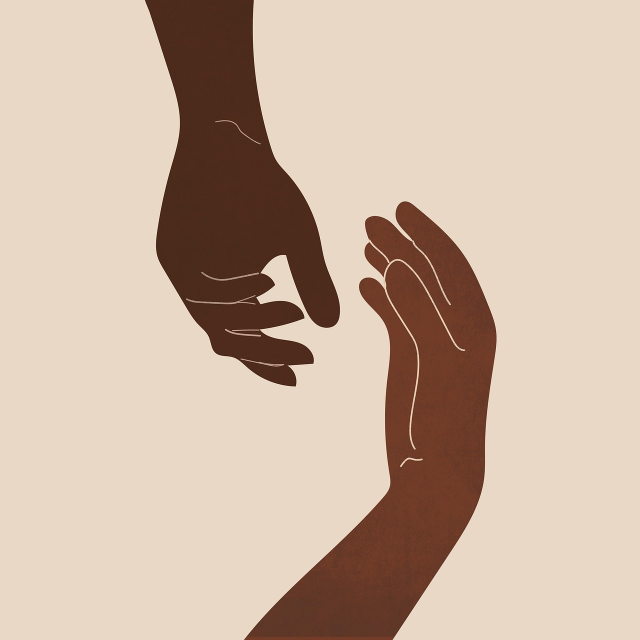
#> input picture data/sample_image.jpg, 1280 x 1280 px, found by its file name (shown at 1/2 size)
$ jupyter execute Donot_use_pillow_quantize.ipynb
#> lines starting #> are read from the running program, lines starting #| are printed output that depends on the picture
## Image Quantization using Pillow

We apply quantization to an image to reduce the number of possible color combinations in the image.

```python
Image.quantize(colors: int = 256, method: int | None = None, kmeans: int = 0, palette: Image | None = None, dither: Dither = Dither.FLOYDSTEINBERG)
```

This converts the image to 'P' mode with the specified number of colors.

**Parameters:**

* **colors** – The desired number of colors (must be ≤ 256).

* **method** – The quantization method:

  * `Quantize.MEDIANCUT` (median cut)
  * `Quantize.MAXCOVERAGE` (maximum coverage)
  * `Quantize.FASTOCTREE` (fast octree)
  * `Quantize.LIBIMAGEQUANT` (uses libimagequant; check support using `PIL.features.check_feature()` with `feature="libimagequant"`)

  By default, `Quantize.MEDIANCUT` is used.

  > **Note**: For RGBA images, `Quantize.MEDIANCUT` and `Quantize.MAXCOVERAGE` are not supported. Instead, `Quantize.FASTOCTREE` is used by default.

* **kmeans** – An integer ≥ 0, used for optional k-means clustering.

* **palette** – Quantize using the palette from a given `PIL.Image.Image`.

* **dither** – Dithering method applied when converting from mode “RGB” to “P” or from “RGB”/“L” to “1”. Options:

  * `Dither.NONE`
  * `Dither.FLOYDSTEINBERG` (default)

📚 Reference: [quantize() method](https://pillow.readthedocs.io/en/stable/reference/Image.html#PIL.Image.Image.quantize)

---

### Dithering

Dithering is used in computer graphics to simulate color depth on systems with limited palettes. In a dithered image, unavailable colors are approximated by diffusing available colored pixels, creating an illusion of more colors.

---

### ⚠️ Important Note on Not Using the Pillow Library Directly for Display

When converting a quantized image to an array and back to an image, the result may **not display correctly**. Here's why:

#### 1️⃣ Your `quantize_image`

```python
quantize_image = img.quantize(colors=6)
print(quantize_image.mode)  # Output: 'P'
```

* The image is now in **palette mode** (`'P'`).
* Each pixel is an **index** into a color palette.
* When you use `.show()`, Pillow uses the internal **palette** to render the actual colors.

#### 2️⃣ `np.array(quantize_image)` → `Image.fromarray(...)`

```python
quantize_array = np.array(quantize_image)
new_image = Image.fromarray(quantize_array)
print(new_image.mode)  # Output: 'L'
```

* `np.array()` returns just the **indices**, not the RGB color values.
* `Image.fromarray` sees a 2D array of integers and assumes mode `'L'` (grayscale).
* No palette is attached, so `.show()` displays grayscale values, **not** the original colors.

[cell 1]
import numpy as np
from PIL import Image

filename = "sample_image.jpg"

[cell 2]
image = Image.open(filename)
#> image is the input picture: PIL image 1280x1280 RGB; mean R, G, B 203.1, 180.8, 163.1
image = image.resize((200, 200))
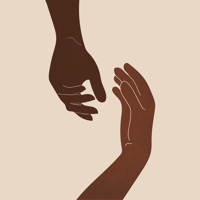
#> image: PIL image 200x200 RGB; mean R, G, B 203.1, 180.8, 163.1
image

[cell 3]
# Quanitize image to reduce the number of colors
quantized_image = image.quantize(colors=6)
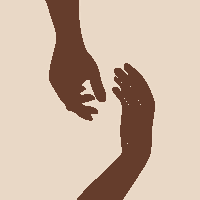
#> quantized_image: PIL image 200x200 P; mean R, G, B 204.6, 182.6, 164.8
quantized_image

[cell 4]
quantize_array = np.array(quantized_image)
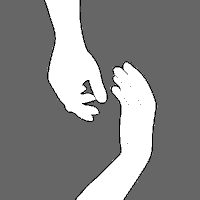
#> quantize_array: shape (200, 200); min 0, max 5, mean 2.63; drawn with min black and max white
print("Shape  of quantize array: ", quantize_array.shape)
#| Shape  of quantize array:  (200, 200)
print("Unique element in R: ", np.unique(quantize_array))
#| Unique element in R:  [0 1 2 3 4 5]

[cell 5]
# It should display same image but, well mode is different and display fully black
re_quant_image = Image.fromarray(quantize_array)

[cell 6]
# Reason for this: is mode of two image are different
print("Mode of qunatized image: ", quantized_image.mode)
#| Mode of qunatized image:  P
print("Mode of image after converting to array and back to image: ", re_quant_image.mode)
#| Mode of image after converting to array and back to image:  L
